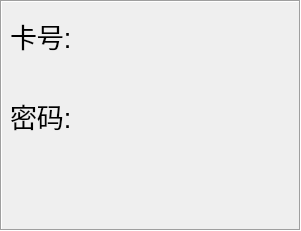
   <widget class="QFrame" name="frame_2">
    <property name="geometry">
     <rect>
      <x>70</x>
      <y>143</y>
      <width>301</width>
      <height>231</height>
     </rect>
    </property>
    <property name="sizePolicy">
     <sizepolicy hsizetype="Ignored" vsizetype="Ignored">
      <horstretch>0</horstretch>
      <verstretch>0</verstretch>
     </sizepolicy>
    </property>
    <property name="minimumSize">
     <size>
      <width>13</width>
      <height>0</height>
     </size>
    </property>
    <property name="font">
     <font>
      <pointsize>24</pointsize>
      <weight>75</weight>
      <bold>true</bold>
      <kerning>true</kerning>
     </font>
    </property>
    <property name="autoFillBackground">
     <bool>false</bool>
    </property>
    <property name="styleSheet">
     <string notr="true">background-image: url(:/background/qrc/background/back.png);
 </string>
    </property>
    <property name="frameShape">
     <enum>QFrame::Box</enum>
    </property>
    <property name="frameShadow">
     <enum>QFrame::Sunken</enum>
    </property>
    <widget class="QLabel" name="label_2">
     <property name="geometry">
      <rect>
       <x>10</x>
       <y>100</y>
       <width>61</width>
       <height>31</height>
      </rect>
     </property>
     <property name="font">
      <font>
       <pointsize>20</pointsize>
       <weight>50</weight>
       <italic>false</italic>
       <bold>false</bold>
      </font>
     </property>
     <property name="text">
      <string>密码:</string>
     </property>
    </widget>
    <widget class="QLabel" name="label_3">
     <property name="geometry">
      <rect>
       <x>10</x>
       <y>20</y>
       <width>61</width>
       <height>31</height>
      </rect>
     </property>
     <property name="font">
      <font>
       <family>Ubuntu</family>
       <pointsize>20</pointsize>
       <weight>50</weight>
       <italic>false</italic>
       <bold>false</bold>
      </font>
     </property>
     <property name="text">
      <string>卡号:</string>
     </property>
    </widget>
    <widget class="QLabel" name="label_speaker">
     <property name="geometry">
      <rect>
       <x>7</x>
       <y>160</y>
       <width>290</width>
       <height>61</height>
      </rect>
     </property>
     <property name="font">
      <font>
       <pointsize>22</pointsize>
       <weight>50</weight>
       <bold>false</bold>
       <underline>false</underline>
       <strikeout>false</strikeout>
       <kerning>true</kerning>
      </font>
     </property>
     <property name="text">
      <string/>
     </property>
    </widget>
    <widget class="QLabel" name="label_card_sn">
     <property name="geometry">
      <rect>
       <x>70</x>
       <y>22</y>
       <width>221</width>
       <height>31</height>
      </rect>
     </property>
     <property name="font">
      <font>
       <family>Courier 10 Pitch</family>
       <pointsize>20</pointsize>
       <weight>75</weight>
       <italic>false</italic>
       <bold>true</bold>
       <underline>false</underline>
       <kerning>true</kerning>
      </font>
     </property>
     <property name="text">
      <string/>
     </property>
    </widget>
    <widget class="QLabel" name="label_passwd">
     <property name="geometry">
      <rect>
       <x>70</x>
       <y>102</y>
       <width>221</width>
       <height>31</height>
      </rect>
     </property>
     <property name="font">
      <font>
       <pointsize>20</pointsize>
       <weight>75</weight>
       <italic>false</italic>
       <bold>true</bold>
       <kerning>true</kerning>
      </font>
     </property>
     <property name="text">
      <string/>
     </property>
    </widget>
   </widget>
